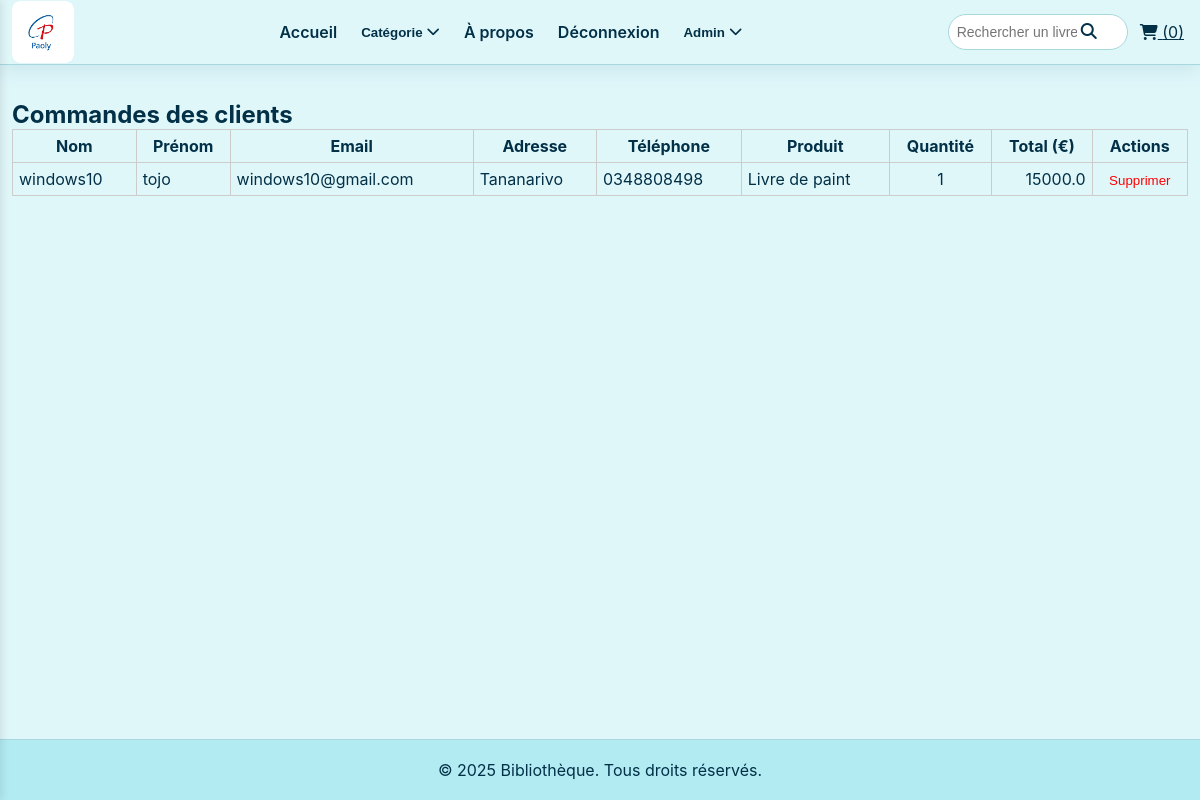
The app's page /admin_orders (signed in) with its own data.
### tables this page shows
CREATE TABLE commandes (
                id INTEGER PRIMARY KEY AUTOINCREMENT,
                user_id INTEGER,
                nom TEXT,
                prenom TEXT,
                email TEXT,
                adresse TEXT,
                phone TEXT,
                produit TEXT,
                quantite INTEGER,
                total REAL
                );

### app.py (the view)
@app.route('/admin_orders')
def admin_orders():
    if not session.get('is_admin'):
        flash("Accès refusé.")
        return redirect(url_for('login'))
    conn = sqlite3.connect(DB_NAME)
    c = conn.cursor()
    c.execute("SELECT * FROM commandes ORDER BY id DESC")
    commandes = c.fetchall()
    conn.close()
    return render_template('admin_orders.html', commandes=commandes)

### app.py (called while the page is built)
@app.before_request
def load_cart_count():
    if 'user_id' in session:
        conn = sqlite3.connect(DB_NAME)
        c = conn.cursor()
        c.execute("SELECT COUNT(*) FROM panier WHERE user_id=?", (session['user_id'],))
        count = c.fetchone()[0]
        session['cart_count'] = count
        conn.close()
    else:
        session['cart_count'] = 0

@app.before_request
def load_cart_count():
    if 'user_id' in session:
        conn = sqlite3.connect(DB_NAME)
        c = conn.cursor()
        c.execute("SELECT COUNT(*) FROM panier WHERE user_id=?", (session['user_id'],))
        count = c.fetchone()[0]
        session['cart_count'] = count
        conn.close()
    else:
        session['cart_count'] = 0

### templates/admin_orders.html (shortened to what this page needs)
{% extends "base.html" %}
{% block content %}
<h2>Commandes des clients</h2>
<table style="width:100%;border-collapse:collapse;">
    <thead>
        <tr>
            <th style="border:1px solid #ccc;padding:6px;">Nom</th>
            <th style="border:1px solid #ccc;padding:6px;">Prénom</th>
            <th style="border:1px solid #ccc;padding:6px;">Email</th>
            <th style="border:1px solid #ccc;padding:6px;">Adresse</th>
            <th style="border:1px solid #ccc;padding:6px;">Téléphone</th>
            <th style="border:1px solid #ccc;padding:6px;">Produit</th>
            <th style="border:1px solid #ccc;padding:6px;">Quantité</th>
            <th style="border:1px solid #ccc;padding:6px;">Total (€)</th>
            <th style="border:1px solid #ccc;padding:6px;">Actions</th>
        </tr>
    </thead>
    <tbody>
        {% for cmd in commandes %}
        <tr>
            <td style="border:1px solid #ccc;padding:6px;">{{ cmd[2] }}</td>
            <td style="border:1px solid #ccc;padding:6px;">{{ cmd[3] }}</td>
            <td style="border:1px solid #ccc;padding:6px;">{{ cmd[4] }}</td>
            <td style="border:1px solid #ccc;padding:6px;">{{ cmd[5] }}</td>
            <td style="border:1px solid #ccc;padding:6px;">{{ cmd[6] }}</td>
            <td style="border:1px solid #ccc;padding:6px;">{{ cmd[7] }}</td>
            <td style="border:1px solid #ccc;padding:6px;text-align:center;">{{ cmd[8] }}</td>
            <td style="border:1px solid #ccc;padding:6px;text-align:right;">{{ cmd[9] }}</td>
            <td style="border:1px solid #ccc;padding:6px;text-align:center;">
                <button onclick="confirmDelete({{ cmd[0] }})" style="color:red;background:none;border:none;cursor:pointer;">Supprimer</button>
            </td>
        </tr>
        {% endfor %}
    </tbody>
</table>
{% endblock %}

### static/css/style.css (style rules this page uses)
:root { --bg: #e0f7fa; --text: #023047; --muted: #028090; --accent: #005f73; --shadow: 0 6px 18px rgba(0,95,115,0.1); --footer-bg: #b2ebf2; }
* { box-sizing:border-box;margin:0;padding:0 }
html,body { height:100% }
body { font-family: 'Inter', system-ui, -apple-system, 'Segoe UI', Roboto, 'Helvetica Neue', Arial; background:var(--bg); color:var(--text); display:flex; flex-direction:column; min-height:100vh; }

### records on screen
commandes: nom "windows10", prenom "tojo", email "windows10@gmail.com", adresse "Tananarivo", phone "0348808498", produit "Livre de paint", quantite "1", total "15000.0"

### other values on screen
{{ session.get('cart_count', 0) }} "0"
